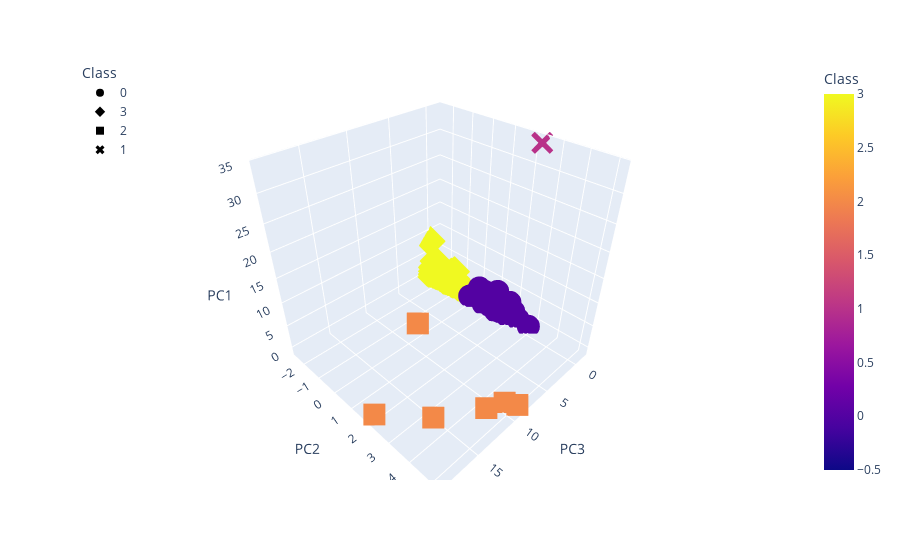

Notebook cell for this chart:
### Markdown cell above
### Visualizing Results

#### 3D-Scatter with Clusters

### Code cell
# Create a 3D-Scatter with the PCA data and the clusters
fig = px.scatter_3d(
    clustered_df,
    x="PC3",
    y="PC2",
    z="PC1",
    color="Class",
    symbol="Class",
    width=800,
    hover_name="CoinName",
    hover_data=["Algorithm"]
)
fig.update_layout(legend=dict(x=0, y=1))
fig.show()

### Figure 1 — Plotly figure (JSON) as saved in the notebook; plotly's stock layout.template omitted (floating-point values rounded to 4 significant figures; data arrays with more than 128 entries replaced by an {"elided": "..."} marker saying what was removed)
{"data": [{"customdata": {"elided": "286x1 str values"}, "hovertemplate": "<b>%{hovertext}</b><br><br>Class=%{marker.color}<br>PC3=%{x}<br>PC2=%{y}<br>PC1=%{z}<br>Algorithm=%{customdata[0]}<extra></extra>", "hovertext": {"elided": "286 str values"}, "legendgroup": "0", "marker": {"color": {"elided": "286 int values"}, "coloraxis": "coloraxis", "symbol": "circle"}, "mode": "markers", "name": "0", "scene": "scene", "showlegend": true, "type": "scatter3d", "x": {"elided": "286 float values"}, "y": {"elided": "286 float values"}, "z": {"elided": "286 float values"}}, {"customdata": {"elided": "239x1 str values"}, "hovertemplate": "<b>%{hovertext}</b><br><br>Class=%{marker.color}<br>PC3=%{x}<br>PC2=%{y}<br>PC1=%{z}<br>Algorithm=%{customdata[0]}<extra></extra>", "hovertext": {"elided": "239 str values"}, "legendgroup": "3", "marker": {"color": {"elided": "239 int values"}, "coloraxis": "coloraxis", "symbol": "diamond"}, "mode": "markers", "name": "3", "scene": "scene", "showlegend": true, "type": "scatter3d", "x": {"elided": "239 float values"}, "y": {"elided": "239 float values"}, "z": {"elided": "239 float values"}}, {"customdata": [["VeChainThor Authority"], ["Proof-of-BibleHash"], ["SHA-256 + Hive"], ["Proof-of-Authority"], ["ECC 256K1"], ["Leased POS"]], "hovertemplate": "<b>%{hovertext}</b><br><br>Class=%{marker.color}<br>PC3=%{x}<br>PC2=%{y}<br>PC1=%{z}<br>Algorithm=%{customdata[0]}<extra></extra>", "hovertext": ["Vechain", "BiblePay", "LitecoinCash", "Poa Network", "Acute Angle Cloud", "Waves"], "legendgroup": "2", "marker": {"color": [2, 2, 2, 2, 2, 2], "coloraxis": "coloraxis", "symbol": "square"}, "mode": "markers", "name": "2", "scene": "scene", "showlegend": true, "type": "scatter3d", "x": [9.917, 15.42, 18.91, 9.51, 8.927, 11.2], "y": [0.5249, 3.465, 1.964, 4.727, 5.109, 4.44], "z": [4.576, -0.2629, -0.3174, -0.4915, -0.4046, -0.454]}, {"customdata": [["TRC10"]], "hovertemplate": "<b>%{hovertext}</b><br><br>Class=%{marker.color}<br>PC3=%{x}<br>PC2=%{y}<br>PC1=%{z}<br>Algorithm=%{customdata[0]}<extra></extra>", "hovertext": ["BitTorrent"], "legendgroup": "1", "marker": {"color": [1], "coloraxis": "coloraxis", "symbol": "x"}, "mode": "markers", "name": "1", "scene": "scene", "showlegend": true, "type": "scatter3d", "x": [-1.394], "y": [2.315], "z": [34.0]}], "layout": {"autosize": true, "coloraxis": {"colorbar": {"title": {"text": "Class"}}, "colorscale": [[0, "#0d0887"], [0.1111, "#46039f"], [0.2222, "#7201a8"], [0.3333, "#9c179e"], [0.4444, "#bd3786"], [0.5556, "#d8576b"], [0.6667, "#ed7953"], [0.7778, "#fb9f3a"], [0.8889, "#fdca26"], [1, "#f0f921"]]}, "legend": {"title": {"text": "Class"}, "tracegroupgap": 0, "x": 0, "y": 1}, "margin": {"t": 60}, "scene": {"aspectmode": "auto", "aspectratio": {"x": 1, "y": 1, "z": 1}, "domain": {"x": [0, 1], "y": [0, 1]}, "xaxis": {"title": {"text": "PC3"}, "type": "linear"}, "yaxis": {"title": {"text": "PC2"}, "type": "linear"}, "zaxis": {"title": {"text": "PC1"}, "type": "linear"}}}}
